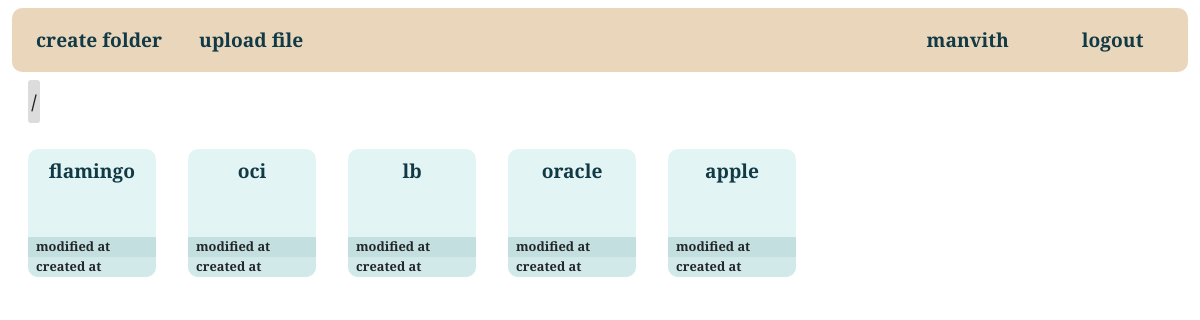
Screenshot of /folders/1 (signed in) with the database file from the repository.
### explorer/models.py (models this page shows)
class Folder(models.Model) :
    user = models.ForeignKey(User, on_delete=models.CASCADE, null=False, blank=True)
    name = models.CharField(max_length=255, blank=False)
    path = models.CharField(max_length=255, blank=True)
    parent = models.ForeignKey('self', on_delete=models.CASCADE, null=True, blank=True)
    def __str__(self) :
        return self.name

### explorer/views.py (the view)
# urls.py: path('<folder_id>', renderFolderView, name='folder'),
def renderFolderView(request, folder_id) :
    if not request.user.is_authenticated :
        return redirect('login')
    if request.user.is_superuser :
       return redirect('home')
    context = {}
    print(f'session is {request.session}')
    try :
        folder = Folder.objects.get(id=folder_id)
        parent = folder.parent
        parents = []
        while parent is not None :
            parents.append(parent)
            parent = parent.parent
        context['parents'] = parents
        context['folder'] = folder
        children = folder.folder_set.all()
        context['children'] = children
        files = folder.file_set.all()
        context['files'] = files
        return render(request, APPNAME + '/folder.html', context)
    except Folder.DoesNotExist :
        print("Folder does not exist")
        redirect('home')

### templates/explorer/folder.html (shortened to what this page needs)
{% extends 'personal/main.html' %}
{% block content %}
    <div class="path-div">
        {% if request.user.dbuser.root_id == folder.id|stringformat:"i" %}
            <span class="path-slash">/</span>
        {% endif %}
    </div>
    <div class="directory">
        {% for child in children %}
            <div class="directory-item folder">
                <a href="{% url 'folder' child.id %}" class="folder-link">{{ child }}</a>
                <p class="modified-time">modified at</p>
                <p class="created-time">created at</p>
            </div>
        {% endfor %}
    </div>
{% endblock %}

### templates/personal/nav.html
{% block content %}
    <div class="nav-bar">
        <div class="nav-non-auth">
            <div class="nav-item">
                {% if request.user.is_authenticated and not request.user.is_superuser %}
                    <a href="{% url 'create-folder' folder.id %}" class="link-btn">create folder</a>
                    <a href="{% url 'create-file' folder.id %}" class="link-btn">upload file</a>
                {% endif %}
            </div>
        </div>
        <div class="nav-auth">
            {% if request.user.is_authenticated %}
                <div class="nav-item"><a href="{% url 'profile' %}">{{ request.user }}</a></div>
                <div class="nav-item"><a href="{% url 'logout' %}" class="link-btn">logout</a></div>
            {% else %}
                <div class="nav-item"><a href="{% url 'login' %}" class="link-btn">login</a></div>
                <div class="nav-item"><a href="{% url 'register' %}" class="link-btn">register</a></div>
            {% endif %}
        </div>
    </div>
{% endblock %}

### static/css/styles.css (style rules this page uses)
body { min-height: 89vh; }

### static/css/nav.css (style rules this page uses)
.nav-bar { width: 100%; display: flex; flex-direction: row; justify-content: space-between; align-items: center; height: 4rem; background-color: var(--theme-2); border-radius: 10px; padding: .5rem; }
.nav-auth { flex: 1; display: flex; flex-direction: row; justify-content: space-around; align-items: center; }
.nav-auth a, .nav-non-auth a { color: var(--theme-4); padding: .5rem 1rem; border-radius: 5px; }
.nav-non-auth { flex: 3; display: flex; flex-direction: row; justify-content: space-between; align-items: center; }

### static/css/explorer.css (style rules this page uses)
.path-div { padding: 1rem; }
.path-slash { font-weight: 600; background-color: rgb(220, 220, 220); padding: .5rem .2rem; border-radius: 3px; }
.directory-item { height: 8rem; width: 8rem; float: left; padding: .5rem 0 0 0; margin: 1rem; border-radius: 10px; background-color: var(--grey-1); display: flex; flex-direction: column; justify-content: space-between; }
.folder-link { flex: 4; text-align: center; color: var(--theme-4); }
.created-time { flex: 1; margin: 0; background-color: var(--grey-2); padding: 0 0 0 .5rem; border-radius: 0 0 10px 10px; font-size: .8rem; }
.modified-time { flex: 1; margin: 0; background-color: var(--grey-3); padding: 0 0 0 .5rem; font-size: .8rem; }

### static/css/globals.css (style rules this page uses)
* { margin: 0; padding: 0; box-sizing: border-box; }
a { text-decoration: none; }

### static/css/variables.css (style rules this page uses)
:root { --theme-1: #FFF2D8; --theme-2: #EAD7BB; --theme-3: #BCA37F; --theme-4: #113946; --grey-1: #E3F4F4; --grey-2: #D2E9E9; --grey-3: #C4DFDF; --font-primary: 'Slabo 13px', serif; --font-secondary: 'Kelly Slab', sans-serif; }

### rows the page displays
Folder: name "flamingo"
Folder: name "oci"
Folder: name "lb"
Folder: name "oracle"
Folder: name "apple"

### other values shown
{{ request.user }} "manvith"
